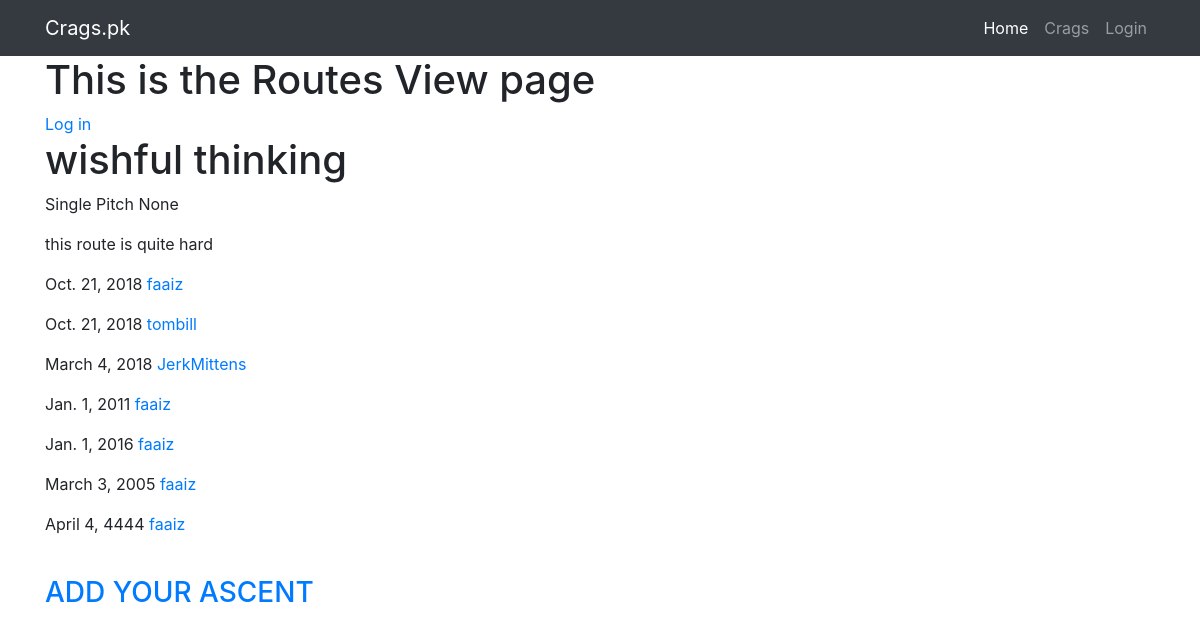
Screenshot of /routes/1/ with the database file from the repository.
### routes/models.py (models this page shows, shortened)
class Route(models.Model):
    rname = models.CharField(max_length=500, verbose_name='Route Name')
    rdescription = models.TextField(verbose_name='Route Description')
    ropener = models.CharField(max_length=500, verbose_name='Route Opener')
    rcrag = models.ForeignKey(Crag, on_delete=models.CASCADE, verbose_name='Crag')
    rlength = models.IntegerField(verbose_name='Route Length', default=0)
    rtype = models.ForeignKey(RouteType, on_delete=models.SET_NULL, null=True)
    numpitch = models.CharField(max_length=500, verbose_name='Single or Multi')

### ascents/models.py (models this page shows, shortened)
class Ascent(models.Model):
	route = models.ForeignKey(Route, on_delete=models.CASCADE)
	climber = models.ForeignKey(User, on_delete=models.CASCADE)
	date = models.DateField(auto_now=False)

### routes/views.py (the view)
# urls.py: path('<route_id>/', views.RouteView.as_view(), name='route-view'),
class RouteView(generic.DetailView):
	template_name = 'routes/route-view.html'
	model = Route
	def get_object(self):
		current_route = get_object_or_404(Route, pk=self.kwargs['route_id'])
		for pitch in Pitch.objects.filter(proute=current_route):
			current_route.rlength += pitch.plength
		return current_route

### routes/templates/routes/route-view.html (shortened to what this page needs)
{% extends 'base.html' %}
{% block content %}
	<h1>This is the Routes View page</h1>
	{% if user.is_authenticated %}
		<a href="{% url 'logout' %}">Log out</a>
		<br>
		<a href="{% url 'profile' username=user.username %}">My Profile</a>
	{% else %}
		<a href="{% url 'login' %}">Log in</a>
	{% endif %}
	<h1>{{ route.rname }}</h1>
	<p>{{ route.numpitch }} {{ route.rtype }}</p>
	<p>{{ route.rdescription }}</p>
	{% for ascent in route.ascent_set.all %}
		<p>{{ ascent.date }}  <a href="{% url 'profile' username=ascent.climber.username %}">{{ ascent.climber.username }}</a></p>
	{% endfor %}
	<br>
	<h3><a href="{% url 'add-ascent-to-route' route_id=route.id %}">ADD YOUR ASCENT</a></h3>
{% endblock %}

### rows the page displays
Route: rname "wishful thinking", numpitch "Single Pitch", rtype "None", rdescription "this route is quite hard"
Ascent: date "Oct. 21, 2018", climber.username "faaiz"
Ascent: date "Oct. 21, 2018", climber.username "tombill"
Ascent: date "March 4, 2018", climber.username "JerkMittens"
Ascent: date "Jan. 1, 2011", climber.username "faaiz"
Ascent: date "Jan. 1, 2016", climber.username "faaiz"
Ascent: date "March 3, 2005", climber.username "faaiz"
Ascent: date "April 4, 4444", climber.username "faaiz"
